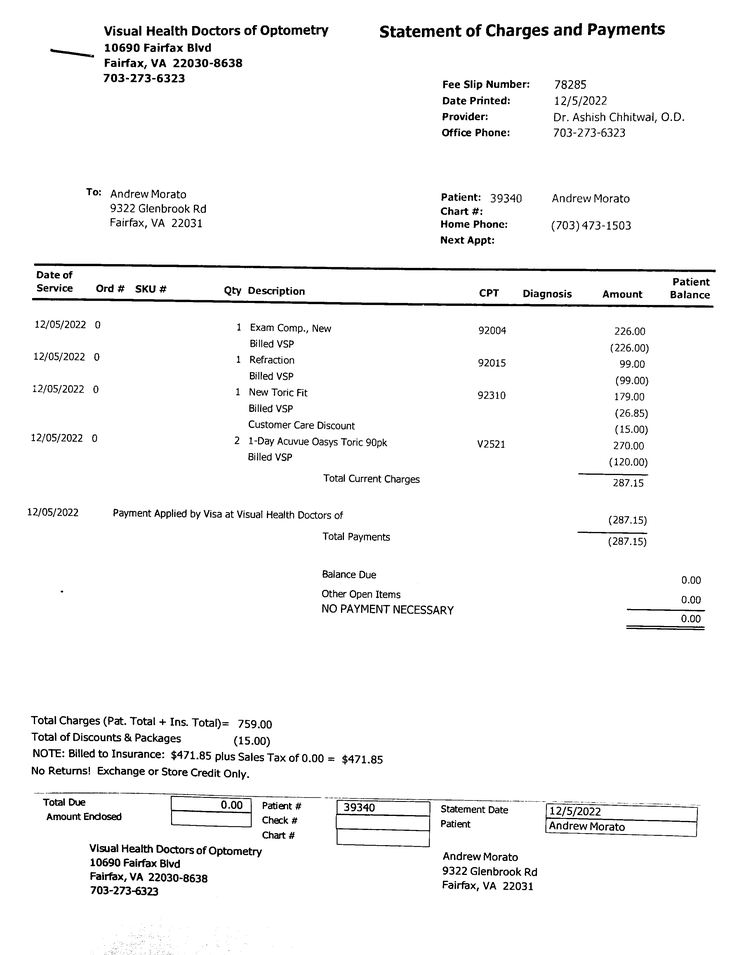
#> input picture image-ops/IMG_0920_bin.png, 739 x 955 px, shrunk from 2531 x 3269 before the run
$ python scan_image.py IMG_0920_bin.png 100
#> lines starting #> are read from the running program, lines starting #| are printed output that depends on the picture; after the words box and inside, x2 and y2 are one past the last pixel; in counts of white or black regions, pixels touching at a corner belong together
#!/usr/bin/env python3

# Scans image and converts to a binary PNG
#
# Usage: ./scan_image.py <filename> <threshold>

# Imports
import sys
import cv2

# Displays image until 'q' is pressed.
# title   Image title displayed
# image   NumPy matrix
# Returns   None
def display(title, image):
    cv2.imshow(title, image)
    while True:
        key = cv2.waitKey(1) & 0xFF
        if key == ord('q'):
            break
    cv2.destroyAllWindows()

# ----- Script -----

# Variables
filename = sys.argv[1]
threshold = int(sys.argv[2]) if len(sys.argv) > 2 else 100

# Convert image to binary
image = cv2.imread(filename, 2)
#> image is the input picture: shape (955, 739); min 0, max 255, mean 245.5
_, bin = cv2.threshold(image, threshold, 255, cv2.THRESH_BINARY)
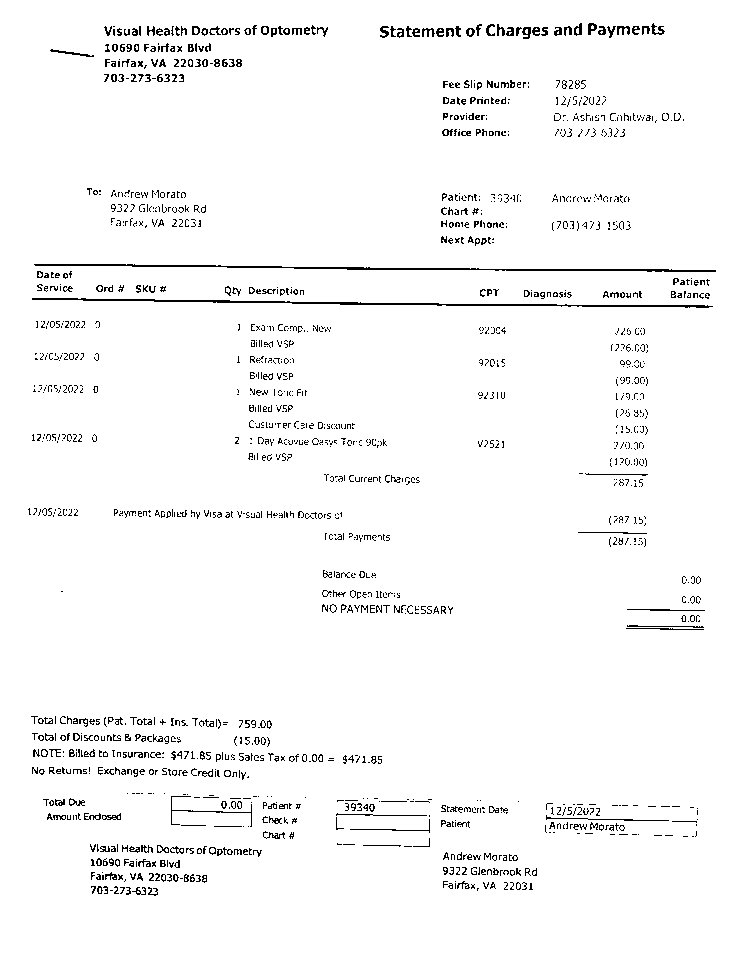
#> bin: shape (955, 739); 96.9% white; black in thin lines or dots, all inside (x1, y1, x2, y2) = (28, 23, 716, 896)
# display("binary", bin)
cv2.imwrite(filename.split(".")[0] + "_bin.png", bin)
